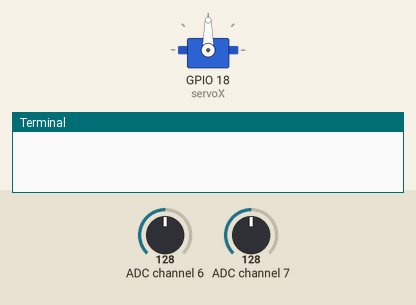
A program run on a simulated Raspberry Pi (BCM pin numbers). Parts: servo, the last lines printed to the terminal. Inputs (shaded band) come from the test bench; at power-on: ADC channel 7 = 128, ADC channel 6 = 128 (analog values on the 0–255 scale). Servo angles are drawn from the pulse width (0.5 ms = 0°, 2.5 ms = 180°).

Above: at 0.1 s.
At 2.2 s:
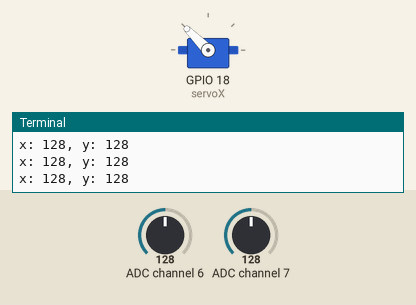
2.3 s: ADC channel 7 set to 178
3.8 s: ADC channel 7 set to 224
5.3 s: ADC channel 7 set to 255
6.8 s: ADC channel 7 set to 76
At 7.3 s:
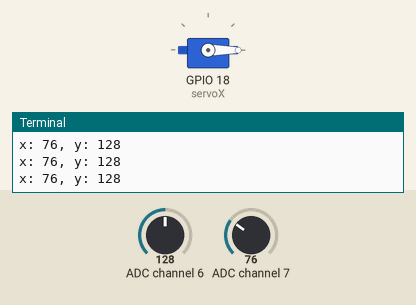
8.3 s: ADC channel 7 set to 127
9.8 s: ADC channel 7 set to 0
Timing chart, 0 to 12.3 s (numbered marks = the images above; inputs shaded):
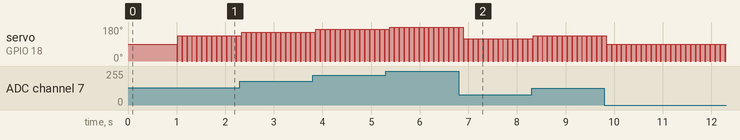

Measured:
- by itself, servo on GPIO 18 (servoX): alternates 90° for 0.08 s and 0° for 0.02 s

The program:

JoystickReaderXServoControlV1.py
```python
#Imports all neccesery modules for the code -->
from signal import signal, SIGTERM, SIGHUP, pause
from smbus import SMBus
from time import sleep
from gpiozero import AngularServo

bus = SMBus(1)

servoX = AngularServo(18, min_pulse_width=0.0005, max_pulse_width=0.0025)
#servoY = AngularServo(--, min_pulse_width=0.0006, max_pulse_width=0.0023)

#This sets the servos' location to zero at the begining
#It does so but for only a second
#It doesn't work
try:
    servoX.angle = 0
    sleep(1)
except:
    while (True):
        print("Failed to zero!")
        sleep()

def safeExit(signum, frame):
    exit(1)

ads7830_commands = [0x84, 0xc4, 0x94, 0xd4, 0xa4, 0xe4, 0xb4, 0xf4]

#Reads the ads7830 output -->
def read_ads7830(input):
    bus.write_byte(0x4b, ads7830_commands[input])
    return bus.read_byte(0x4b)


#Prints the Joystick values and controlls the servos -->
try:
    signal(SIGTERM, safeExit)
    signal(SIGHUP, safeExit)

    while True:
        print(f"x: {read_ads7830(7)}, y: {read_ads7830(6)}")
        servoX.angle = servoX.min()
        servoX.angle = ((read_ads7830(7))/512) * 180
        #servoY.angle = read_ads7830(6)
        sleep(0.1)

    pause()

except KeyboardInterrupt:
    pass

finally:
    servoX.angle = 0
```
